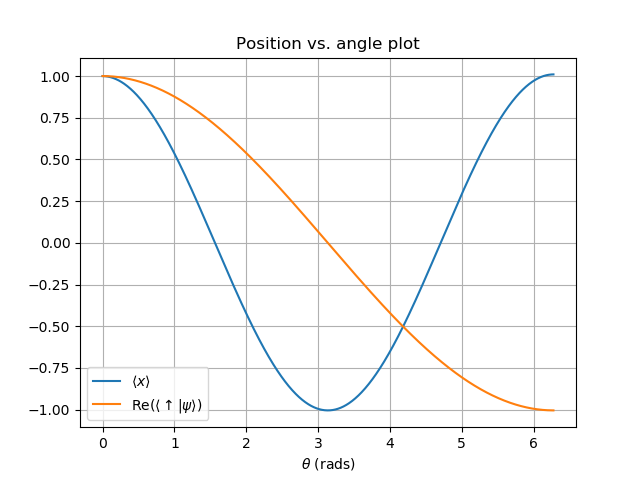

The Python source for this figure:
#Good example matplotlib plots are at:
#https://matplotlib.org/api/_as_gen/matplotlib.pyplot.legend.html
#https://matplotlib.org/gallery/lines_bars_and_markers/simple_plot.html
#Google is your friend here! If you don't know how to do X, google 
#"how to do X in matplotlib", or ask me, or ask a question on stackexchange.com.
#Be sure to cite your code if you copied and pasted a significant amount of someone 
#else's code (you don't have to cite documentation you use though)

import matplotlib.pyplot as plt
import pylab

#Load our data.
data=pylab.loadtxt("out.txt")

#first column is the times
angles=data[:,0]
#second column is the angles
positions=data[:,1]
#third column is the real part of <\uparrow|\psi>
realpart=data[:,2]

fig, ax = plt.subplots()
ax.plot(angles,positions,label='$\\langle x\\rangle$')
ax.plot(angles,realpart,label='$\\operatorname{Re}(\\langle x|\psi\\rangle )$')

ax.set(xlabel='$\\theta$ (rads)',
       title='Position vs. angle plot')
ax.grid()
ax.legend()

fig.savefig("plot.png")
